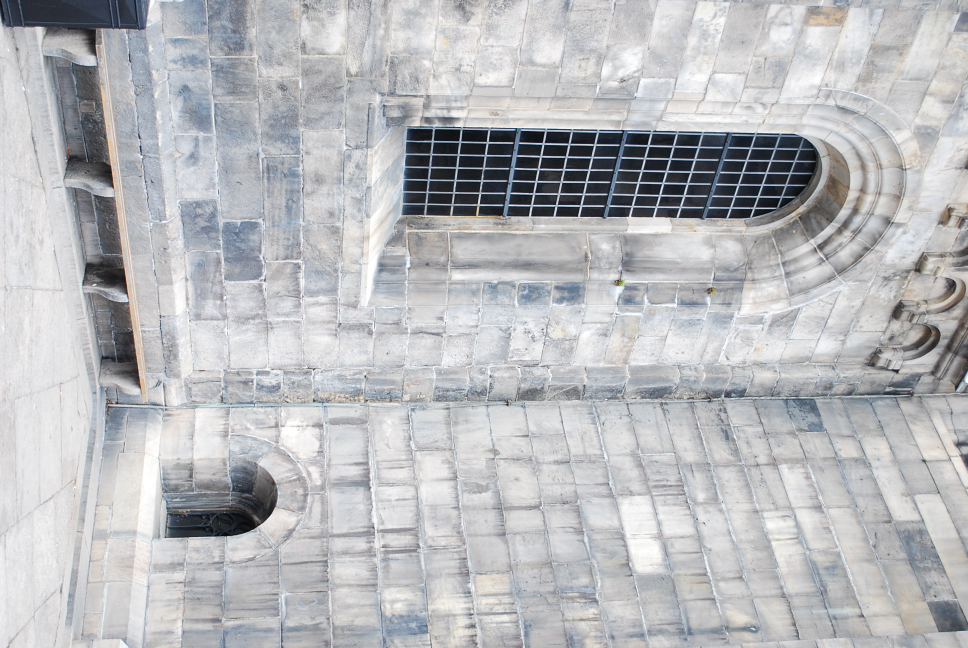
#> input picture ass2/data/DSC_0027.JPG, 1936 x 1296 px, given in place of DSC_0026.JPG, which was not available (shown at 1/2 size)
$ python cex1.py
#> lines starting #> are read from the running program, lines starting #| are printed output that depends on the picture; pictures that were not available may be replaced by others from this repository, and a replacement may not be noted
### ass2/plotcams.py
from numpy.linalg import svd
import matplotlib.pyplot as plt
import numpy as np

def plotcams(P, ax):
    num_cameras = len(P)
    c = np.zeros((4, num_cameras))
    v = np.zeros((3, num_cameras))

    for i in range(num_cameras):
        # Computing the null space of P[i]
        U, S, Vh = svd(P[i])
        null_space = Vh[-1, :]
        c[:, i] = null_space / null_space[3]

        # Extracting the third row for the direction vectors
        v[:, i] = P[i][2, :3]

    # Plotting the camera positions and orientations on the given Axes object
    ax.quiver(c[0, :], c[1, :], c[2, :], v[0, :], v[1, :], v[2, :], color='r', linewidth=1.5)

### ass2/cex1.py
import numpy as np
import matplotlib.pyplot as plt
from plotcams import plotcams
from rq import rq
from scipy.io import loadmat
import os

def plot_3d_points_and_images(X, Ps, imfiles, equal_axes=True):
    fig = plt.figure(figsize=(10, 5))  # Adjust the figure size as needed
    ax_points = fig.add_subplot(121, projection='3d')  # Create subplot for 3D points
    ax_image = fig.add_subplot(122)  # Create subplot for image

    # Plot 3D points
    ax_points.scatter(X[0, :], X[1, :], X[2, :], c='b', marker='.')
    plotcams(Ps, ax_points)  # Integrated plotcams
    if equal_axes:
        ax_points.set_aspect('auto')

    # Plot image
    image_path = imfiles[0][1][0]
    image = plt.imread(image_path)
    ax_image.imshow(image)
    ax_image.axis('off')

    plt.show()

def load_data(file_path):
    data = loadmat(file_path)
    X = data['X']
    P_raw = data['P']

    Ps = []
    for i in range(P_raw.shape[1]):
        P_matrix = P_raw[0, i]
        Ps.append(P_matrix.reshape(3, 4))

    x = data['x']
    imfiles = data['imfiles']

    return X, Ps, x, imfiles

def apply_transformation(X, T):
    return T @ X

def transform_camera_matrices(Ps, T):
    return [P @ np.linalg.inv(T) for P in Ps]

def project_and_plot(P, Xs, image_path):
    x_proj = P @ Xs
    x_proj /= x_proj[2, :]  # Normalize
    plt.imshow(plt.imread(image_path))
    plt.scatter(x_proj[0, :], x_proj[1, :], c='r', marker='.', s=3)
    plt.show()

def main():
    # Load data
    X, Ps, x, imfiles = load_data('ass2/data/compEx1data.mat')
#> (reads ass2/data/compEx1data.mat from the repository)

    # Plot initial 3D points and cameras
    plot_3d_points_and_images(X, Ps, imfiles)
#> in plot_3d_points_and_images, image is the input picture: shape (1296, 1936, 3); mean R, G, B 184.4, 185.5, 188.3
#> in plot_3d_points_and_images, `plt.show()`:
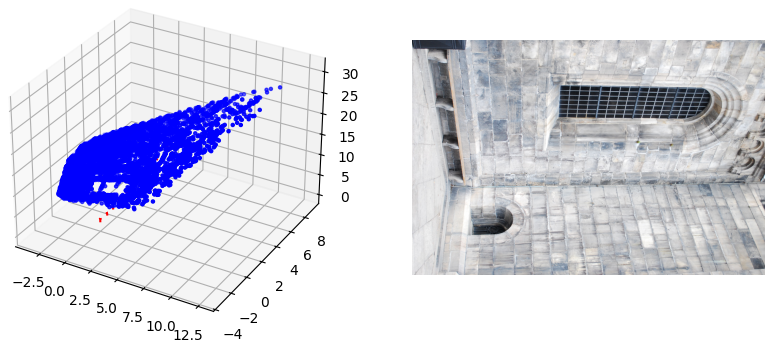
#> figure drawn by matplotlib, 2 panels

    # Define transformations
    T1 = np.array([[1, 0, 0, 0], [0, 3, 0, 0], [0, 0, 1, 0], [1/8, 1/8, 0, 1]])
    T2 = np.array([[1, 0, 0, 0], [0, 1, 0, 0], [0, 0, 1, 0], [1/16, 1/16, 0, 1]])

    # Apply transformations and plot
    for T in (T1, T2):
        X_transformed = apply_transformation(X, T)
        Ps_transformed = transform_camera_matrices(Ps, T)
        project_and_plot(Ps_transformed[0], X_transformed, "DSC_0025.jpg")
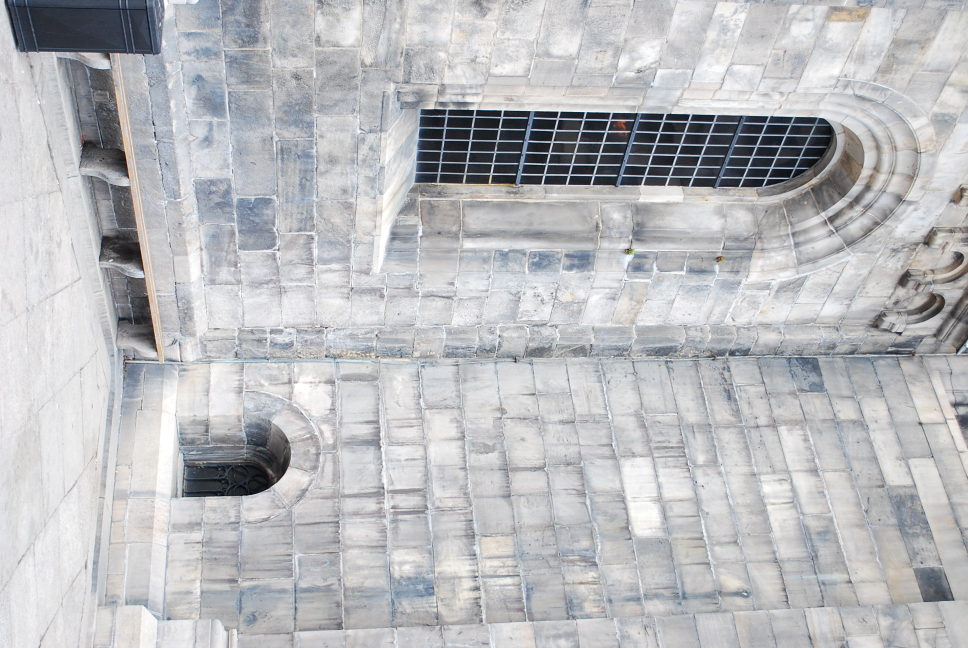
#> input picture ass2/data/DSC_0025.JPG, 1936 x 1296 px, found by its file name (shown at 1/2 size)
#> in project_and_plot, `plt.show()`:
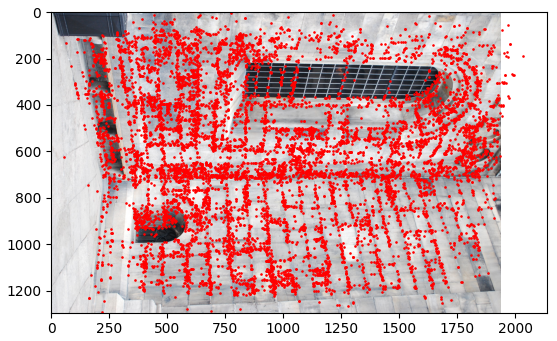
#> figure drawn by matplotlib, 1 panel

if __name__ == '__main__':
    main()
